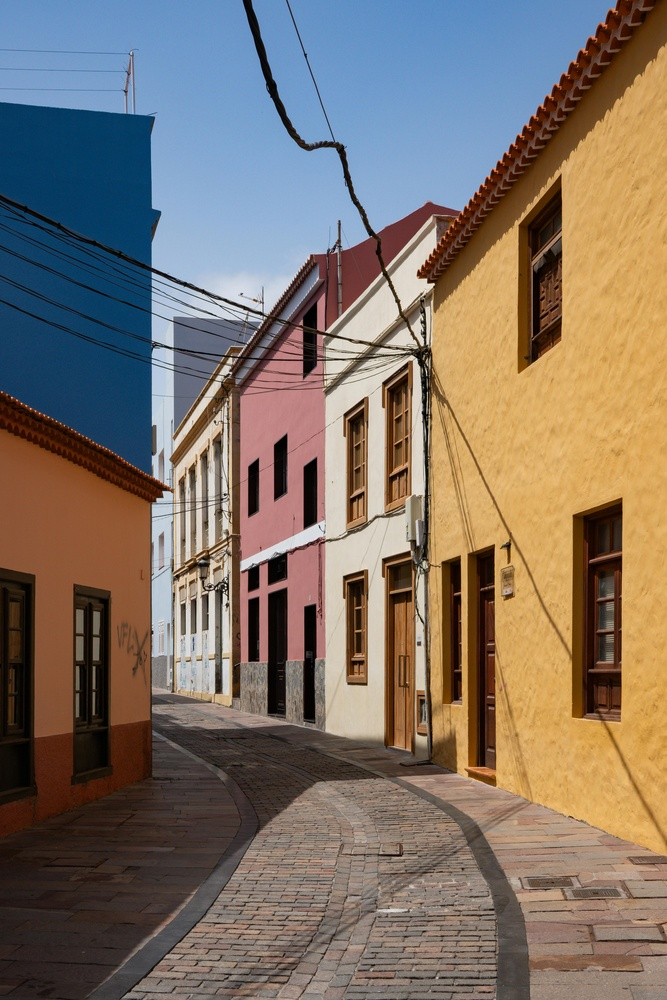
#> input picture casas.jpg, 667 x 1000 px, shrunk from 4000 x 6000 before the run, found by its file name
$ python lab11-2.py
#> lines starting #> are read from the running program, lines starting #| are printed output that depends on the picture
import cv2
import matplotlib.pyplot as plt

# Carregar a imagem
image = cv2.imread('casas.jpg', 0)
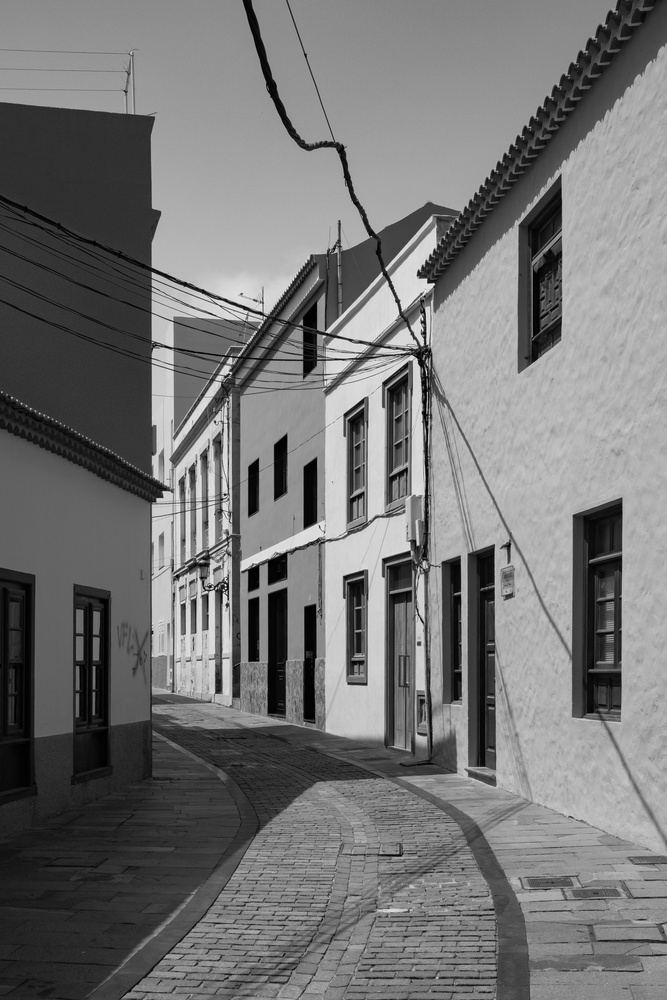
#> image: shape (1000, 667); min 0, max 248, mean 116.7

# Aplica pseudocores usando um mapa de cores
pseudo = cv2.applyColorMap(image, cv2.COLORMAP_JET)
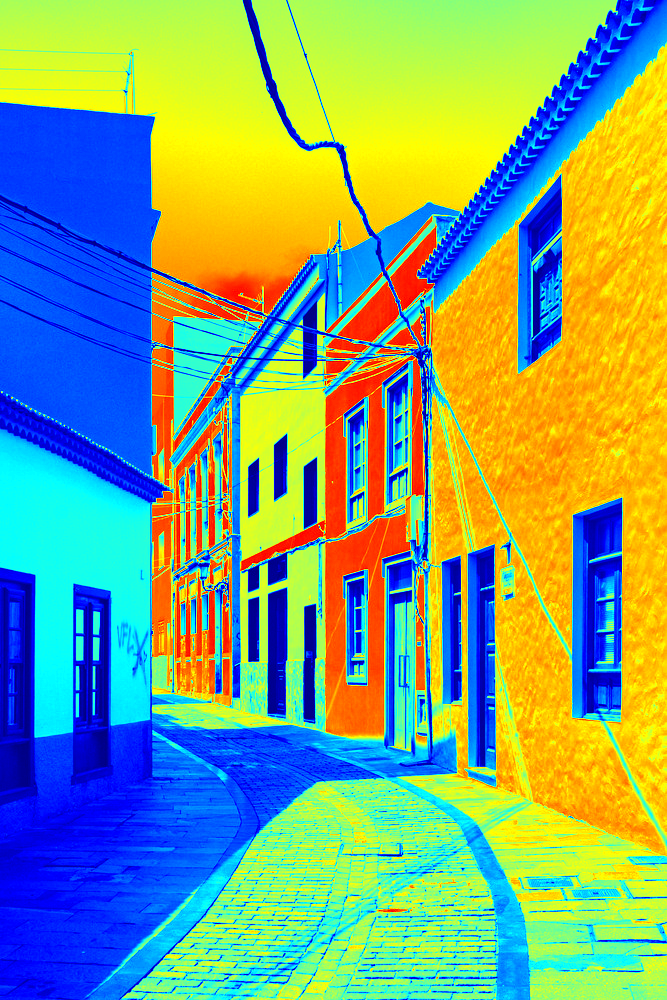
#> pseudo: shape (1000, 667, 3); mean B, G, R 124.3, 164.7, 126.5

# Converter BGR em RGB
pseudo = cv2.cvtColor(pseudo, cv2.COLOR_BGR2RGB)

# Exibição
plt.figure(figsize=(10, 5))

plt.subplot(1,2,1); plt.imshow(image, cmap='gray'); plt.title('Imagem Original'); plt.axis('off')
plt.subplot(1,2,2); plt.imshow(pseudo); plt.title('Codificação de Cores JET'); plt.axis('off')

plt.show()
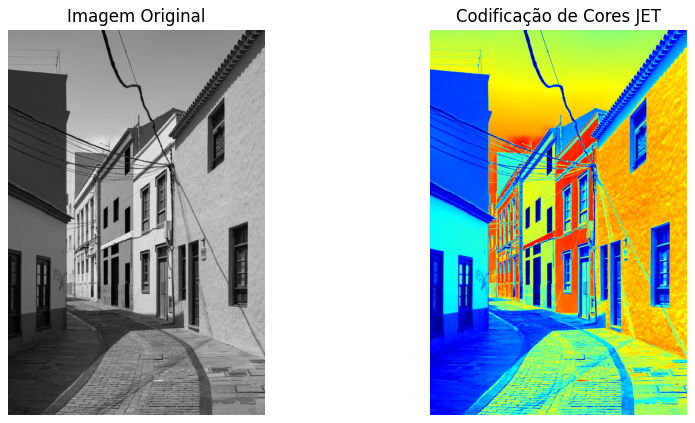
#> figure drawn by matplotlib, 2 panels

$ run again, with image.jpg copied over casas.jpg
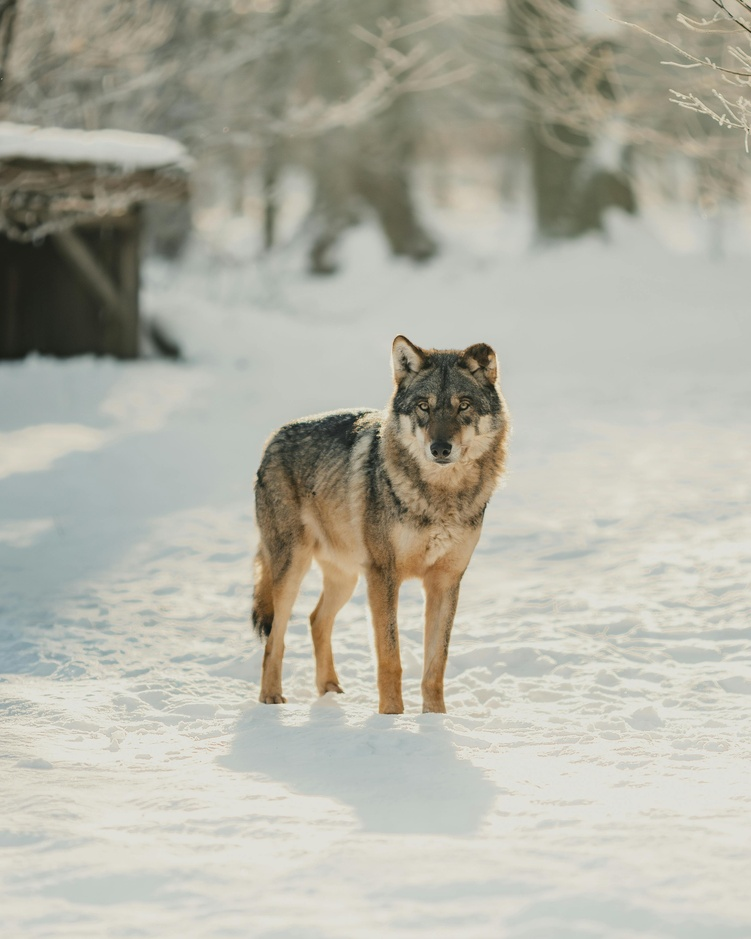
#> input picture image.jpg, 751 x 939 px, shrunk from 3200 x 4000 before the run, found by its file name
#> `pseudo = cv2.applyColorMap(image, cv2.COLORMAP_JET)`:
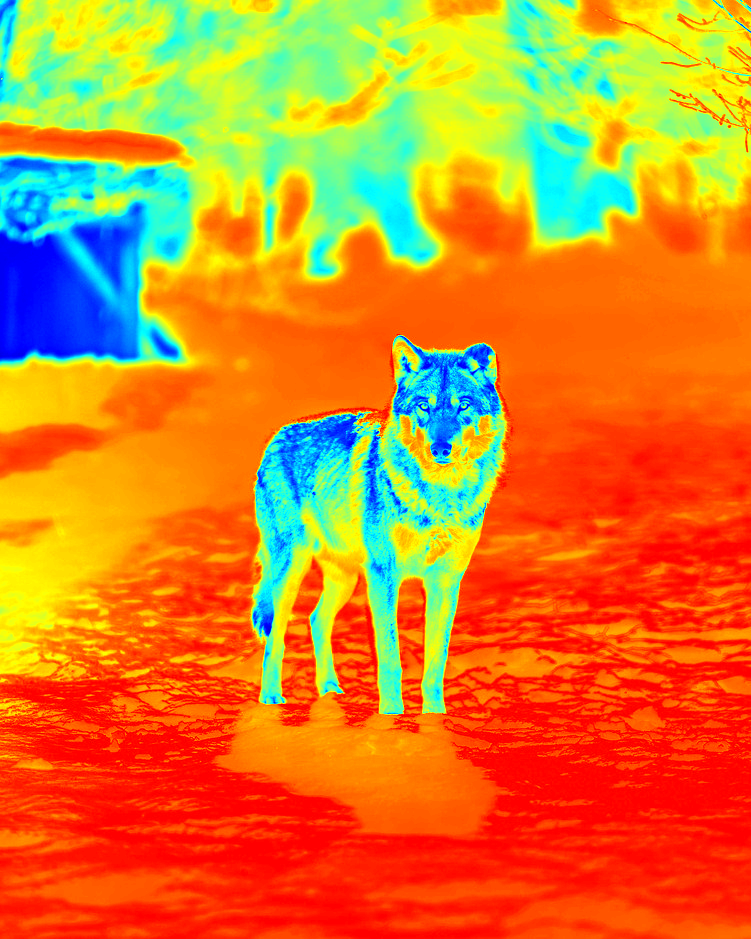
#> pseudo: shape (939, 751, 3); mean B, G, R 41, 131.4, 214.1
#> `plt.show()`:
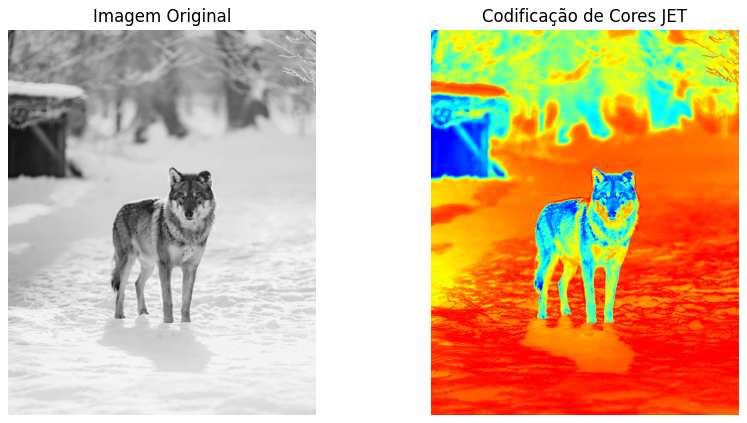
#> figure drawn by matplotlib, 2 panels
